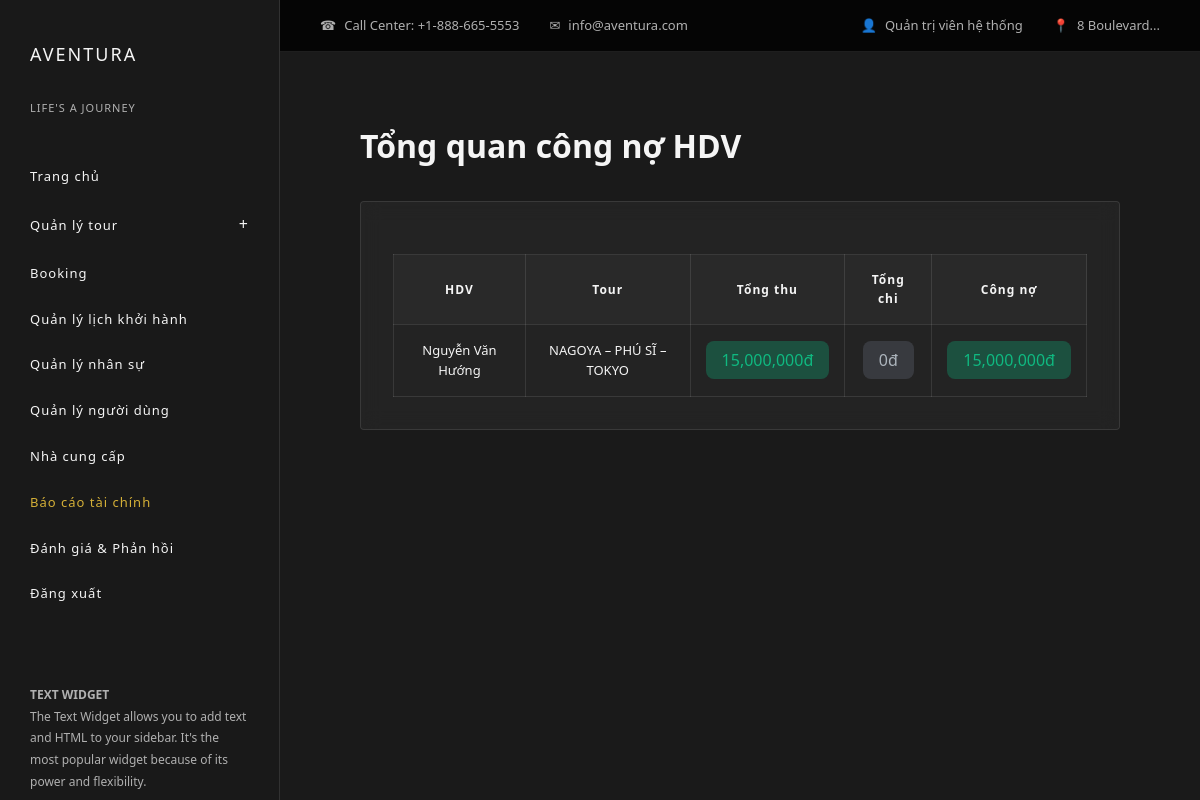
The page /index.php?act=admin/congNo (signed in) on the database its author committed.
### tables this page shows
CREATE TABLE `cong_no_hdv` (
  `id` int(11) NOT NULL,
  `tour_id` int(11) NOT NULL,
  `hdv_id` int(11) NOT NULL,
  `so_tien` decimal(15,2) NOT NULL,
  `loai_cong_no` enum('TamUng','QuyetToan','ThuHoi') DEFAULT 'TamUng',
  `han_thanh_toan` date DEFAULT NULL,
  `trang_thai` enum('ChoDuyet','DaThanhToan','QuaHan') DEFAULT 'ChoDuyet',
  `ghi_chu` text DEFAULT NULL,
  `created_at` timestamp NULL DEFAULT current_timestamp(),
  `updated_at` timestamp NULL DEFAULT current_timestamp() ON UPDATE current_timestamp()
);

CREATE TABLE `nguoi_dung` (
  `id` int(11) NOT NULL,
  `ten_dang_nhap` varchar(100) DEFAULT NULL,
  `mat_khau` varchar(255) DEFAULT NULL,
  `ho_ten` varchar(255) DEFAULT NULL,
  `avatar` varchar(255) DEFAULT NULL,
  `email` varchar(255) DEFAULT NULL,
  `so_dien_thoai` varchar(20) DEFAULT NULL,
  `vai_tro` enum('Admin','HDV','KhachHang','NhaCungCap') DEFAULT NULL,
  `quyen_cap_cao` tinyint(1) DEFAULT 0,
  `trang_thai` enum('HoatDong','BiKhoa') DEFAULT 'HoatDong',
  `ngay_tao` timestamp NULL DEFAULT current_timestamp()
);

CREATE TABLE `tour` (
  `tour_id` int(11) NOT NULL,
  `ten_tour` varchar(255) DEFAULT NULL,
  `loai_tour` enum('TrongNuoc','QuocTe','TheoYeuCau') DEFAULT NULL,
  `mo_ta` text DEFAULT NULL,
  `gia_co_ban` decimal(15,2) DEFAULT NULL,
  `chinh_sach` text DEFAULT NULL,
  `id_nha_cung_cap` int(11) DEFAULT NULL,
  `tao_boi` int(11) DEFAULT NULL,
  `trang_thai` enum('HoatDong','TamDung','HetHan') DEFAULT 'HoatDong',
  `qr_code_path` varchar(255) DEFAULT NULL COMMENT 'Đường dẫn file QR code'
);

### controllers/BaoCaoTaiChinhController.php (called while the page is built, shortened)
<?php
require_once __DIR__ . '/../models/GiaoDich.php';
class BaoCaoTaiChinhController {
    private $giaoDichModel;
    public function __construct() {
        $this->giaoDichModel = new GiaoDich();
    }
    public function congNo() {
        $sql = "SELECT c.*, nd.ho_ten as ten_hdv, t.ten_tour FROM cong_no_hdv c JOIN nhan_su ns ON c.hdv_id = ns.nhan_su_id JOIN nguoi_dung nd ON ns.nguoi_dung_id = nd.id JOIN tour t ON c.tour_id = t.tour_id";
        $stmt = $this->giaoDichModel->conn->prepare($sql);
        $stmt->execute();
        $rows = $stmt->fetchAll();
        $congNoHDV = [];
        foreach ($rows as $row) {
            $sql2 = "SELECT ngay_thanh_toan as ngay, so_tien as so_tien FROM lich_su_thanh_toan_hdv WHERE cong_no_hdv_id = ? ORDER BY ngay_thanh_toan ASC";
            $stmt2 = $this->giaoDichModel->conn->prepare($sql2);
            $stmt2->execute([$row['id']]);
            $lich_su = $stmt2->fetchAll();
            $congNoHDV[] = [
                'ten_hdv' => $row['ten_hdv'],
                'ten_tour' => $row['ten_tour'],
                'tong_thu' => $row['so_tien'],
                'tong_chi' => 0,
                'cong_no' => $row['so_tien'],
                'lich_su_thanh_toan' => $lich_su
            ];
        }
        require __DIR__ . '/../views/admin/bao_cao_tai_chinh/cong_no_hdv.php';
    }
}

### commons/env.php (called while the page is built, shortened)
<?php
function getPDOConnection() {
    try {
        $conn = new PDO(
            "mysql:host=" . DB_HOST . ";port=" . DB_PORT . ";dbname=" . DB_NAME . ";charset=utf8mb4",
            DB_USERNAME,
            DB_PASSWORD,
            [
                PDO::ATTR_ERRMODE => PDO::ERRMODE_EXCEPTION,
                PDO::ATTR_DEFAULT_FETCH_MODE => PDO::FETCH_ASSOC,
                PDO::ATTR_EMULATE_PREPARES => false
            ]
        );
        $conn->exec("SET time_zone = '+07:00'");
        return $conn;
    } catch (PDOException $e) {
        die("Kết nối thất bại: " . $e->getMessage());
    }
}

### commons/function.php (called while the page is built, shortened)
<?php
function connectDB() {
    return getPDOConnection();
}

### models/GiaoDich.php (called while the page is built, shortened)
<?php
class GiaoDich {
    public function __construct() {
        $this->conn = connectDB();
    }
}

### views/admin/bao_cao_tai_chinh/cong_no_hdv.php (the view, shortened to what this page needs)
<div style="padding: 20px;">
    <div class="page-header-section" style="margin-bottom: 30px;">
        <h1 style="margin: 0; font-size: 2rem; color: var(--text-light);">
            <i class="fas fa-user-tie" style="color: var(--accent-gold);"></i> Tổng quan công nợ HDV
        </h1>
    </div>
    <div class="report-card">
        <table class="table table-bordered">
            <thead>
                <tr>
                    <th>HDV</th>
                    <th>Tour</th>
                    <th>Tổng thu</th>
                    <th>Tổng chi</th>
                    <th>Công nợ</th>
                </tr>
            </thead>
            <tbody>
                <?php foreach($congNoHDV as $row): ?>
                    <tr>
                        <td><i class="fas fa-user"></i> <?= htmlspecialchars($row['ten_hdv']) ?></td>
                        <td><i class="fas fa-route"></i> <?= htmlspecialchars($row['ten_tour']) ?></td>
                        <td><span class="badge badge-pos"><?= number_format($row['tong_thu']) ?>đ</span></td>
                        <td><span class="badge badge-zero"><?= number_format($row['tong_chi']) ?>đ</span></td>
                        <td>
                            <?php if($row['cong_no'] > 0): ?>
                                <span class="badge badge-du"><i class="fas fa-arrow-up"></i> <?= number_format($row['cong_no']) ?>đ</span>
                            <?php elseif($row['cong_no'] < 0): ?>
                                <span class="badge badge-no"><i class="fas fa-arrow-down"></i> <?= number_format($row['cong_no']) ?>đ</span>
                            <?php else: ?>
                                <span class="badge badge-zero"><i class="fas fa-minus"></i> 0đ</span>
                            <?php endif; ?>
                        </td>
                    </tr>
                <?php endforeach; ?>
            </tbody>
        </table>
    </div>
</div>
<?php
require __DIR__ . '/../../layouts/aventura.php';
?>

### public/css/aventura.css (style rules this page uses)
* { margin: 0; padding: 0; box-sizing: border-box; }
:root { --primary-dark: #1a1a1a; --secondary-dark: #2d2d2d; --accent-gold: #d4af37; --text-light: #f5f5f5; --text-muted: #b0b0b0; }
body { font-family: "Segoe UI", Tahoma, Geneva, Verdana, sans-serif; background: var(--primary-dark); color: var(--text-light); line-height: 1.6; }
.table { width: 100%; border-collapse: collapse; margin-top: 20px; }
.table th, .table td { padding: 15px; text-align: left; border-bottom: 1px solid rgba(255, 255, 255, 0.1); }
.table th { font-size: 12px; letter-spacing: 1px; color: var(--text-muted); font-weight: 600; }
.table td { color: var(--text-light); font-size: 13px; }

### views/admin/bao_cao_tai_chinh/cong_no_hdv.php (style rules this page uses)
.report-card { background: rgba(45, 45, 45, 0.5); border: 1px solid rgba(255, 255, 255, 0.1); border-radius: 4px; padding: 32px; backdrop-filter: blur(10px); }
.table { width: 100%; border-collapse: collapse; color: var(--text-light); }
.table th { background: rgba(45, 45, 45, 0.7); color: var(--text-light); padding: 15px; text-align: center; vertical-align: middle; border: 1px solid rgba(255, 255, 255, 0.1); }
.table td { padding: 15px; text-align: center; vertical-align: middle; border: 1px solid rgba(255, 255, 255, 0.1); color: var(--text-light); }
.badge { font-size: 1rem; padding: 8px 16px; border-radius: 8px; font-weight: 500; }
.badge-pos { background: rgba(16, 185, 129, 0.3); color: #10b981; }
.badge-du { background: rgba(16, 185, 129, 0.3); color: #10b981; }
.badge-zero { background: rgba(107, 114, 128, 0.3); color: #adb5bd; }

### rows shown on the page
cong_no_hdv: nguoi_dung.ho_ten "Nguyễn Văn Hướng", tour.ten_tour "NAGOYA – PHÚ SĨ – TOKYO", so_tien "15,000,000", tong_chi "0"

### other values the page prints
$_SESSION['user_name'] "Quản trị viên hệ thống"
